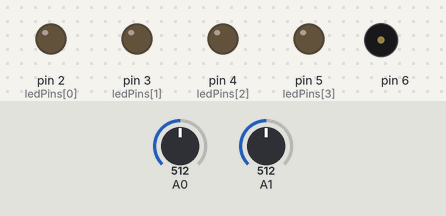
A sketch run on a simulated Arduino Uno, built with avr-gcc and run on an emulated ATmega328P. Parts: output pins drawn as LEDs (lit = HIGH), buzzer (waves = sounding). The test bench sets the inputs (shaded band); at power-on: A0 = 512, A1 = 512. What the sketch prints to the serial monitor is not drawn.

Above: at 1.2 s.
1.3 s: A0 set to 408
4.3 s: A0 set to 387
At 4.7 s:
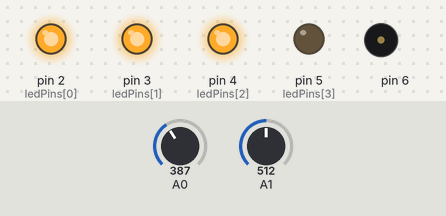
7.3 s: A0 set to 368
9.5 s: A0 set to 342
At 10.6 s:
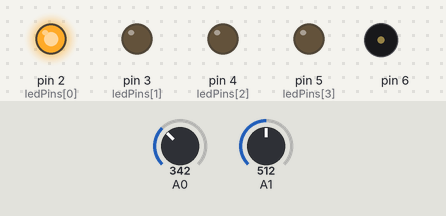
12.5 s: A1 set to 1023
15.5 s: A0 set to 309
18.5 s: A0 set to 282
At 18.9 s:
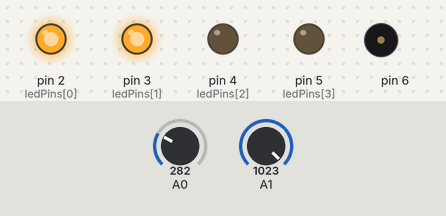
Timing chart, 0 to 21.5 s (numbered marks = the images above; inputs shaded):
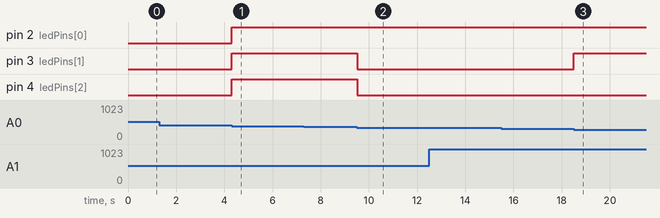

Measured:
- the behaviour switches between 400 and 399 on A0 (found by bisection; images 0 and 1)
- the behaviour switches between 351 and 350 on A0 (found by bisection; images 1 and 2)
- the behaviour switches between 301 and 300 on A0 (found by bisection; images 2 and 3)
- after the input at 4.3 s, pin 2 (ledPins[0]), pin 3 (ledPins[1]), pin 4 (ledPins[2]): LOW → HIGH at once
- after the input at 9.5 s, pin 3 (ledPins[1]), pin 4 (ledPins[2]): HIGH → LOW at once
- after the input at 18.5 s, pin 3 (ledPins[1]): LOW → HIGH at once

The sketch:

rjain56_lab5.ino
```cpp
// Rahin Jain, 665219123 and rjain56
// Lab 5 - Multiple Inputs and Outputs.
// Description - The lab provides hands-on experience using Arduino to control multiple input and output devices, teaching how to manage them simultaneously.
//              Optional button for buzzer control is connected to digital pin 7.
// References - https://www.arduino.cc/reference/en/language/functions/analog-io/analogwrite/
// https://www.arduino.cc/reference/en/language/functions/math/map/
// https://www.arduino.cc/reference/en/language/functions/analog-io/analogread/
// Date - 10/11/2024
// Time -
// TA -

bool isEnabled = true;
const int ledPins[] = {2, 3, 4, 5};


unsigned long lastBuzzTime = 0;
int buzzIntervals[] = {8000, 4000, 2000, 1000, 500, 0};
int interval_buzz = 8000;

void setup() {

  for (int i = 0; i < 4; i++) {
    pinMode(ledPins[i], OUTPUT);
  }

  pinMode(6, OUTPUT);
  pinMode(7, INPUT_PULLUP);

  Serial.begin(9600);
}

void loop() {

  int val = analogRead(A0);
  Serial.println(val);

  if (val <= 100) {

      digitalWrite(2, HIGH);
      digitalWrite(3, HIGH);
      digitalWrite(4, HIGH);
      digitalWrite(5, HIGH);
  }
  else if (val <= 200) {

      digitalWrite(2, HIGH);
      digitalWrite(3, HIGH);
      digitalWrite(4, HIGH);
      digitalWrite(5, LOW);
  }
  else if (val <= 300) {

      digitalWrite(2, HIGH);
      digitalWrite(3, HIGH);
      digitalWrite(4, LOW);
      digitalWrite(5, LOW);
  }
  else if (val <= 350) {

      digitalWrite(2, HIGH);
      digitalWrite(3, LOW);
      digitalWrite(4, LOW);
      digitalWrite(5, LOW);
  }
  else if (val >= 400) {

      digitalWrite(2, LOW);
      digitalWrite(3, LOW);
      digitalWrite(4, LOW);
      digitalWrite(5, LOW);
  }
  else {

    int num = map(val, 100, 900, 4, 0);

    for (int i = 0; i < 4; i++) {
      digitalWrite(ledPins[i], i < num ? HIGH : LOW);
    }
  }


  int val_A = analogRead(A1);

 int idx = map(val_A, 0, 1023, 0, 4);
  interval_buzz = buzzIntervals[idx];

  unsigned long currentTime = millis();

  if (interval_buzz == 0 || (currentTime - lastBuzzTime) >= interval_buzz) {

    lastBuzzTime = currentTime;
    tone(6, 11000);  // 10000 is the fixed freq of the buzzer
  }
  else {

    noTone(6);
  }
}
```
